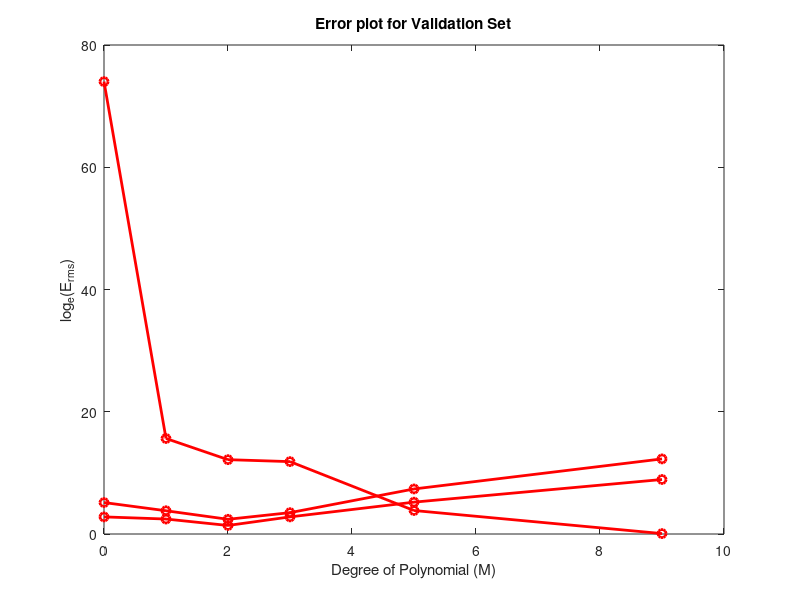

Source code (MATLAB):
err_tr=importdata('err_tr_sm.txt');
err_tt=importdata('err_tt_sm.txt'); %log value
err_v=importdata('err_v_sm.txt');   %ln value
deg=importdata('deg.txt');

p=plot(deg,err_tr);
hold on
q=plot(deg,err_tr,'o');
xlabel('Degree of Polynomial (M)');
ylabel('Error(RMS)');
title('Error plot for Small Training Set');
set(p,'Color','red','LineWidth',2);
set(q,'Color','red','LineWidth',2);

p=plot(deg,err_tt);
hold on
q=plot(deg,err_tt,'o');
xlabel('Degree of Polynomial (M)');
ylabel('log_{10}(E_{rms})');
title('Error plot for Test Set');
set(p,'Color','red','LineWidth',2);
set(q,'Color','red','LineWidth',2);

p=plot(deg,err_v);
hold on
q=plot(deg,err_v,'o');
xlabel('Degree of Polynomial (M)');
ylabel('log_{e}(E_{rms})');
title('Error plot for Validation Set');
set(p,'Color','red','LineWidth',2);
set(q,'Color','red','LineWidth',2);
